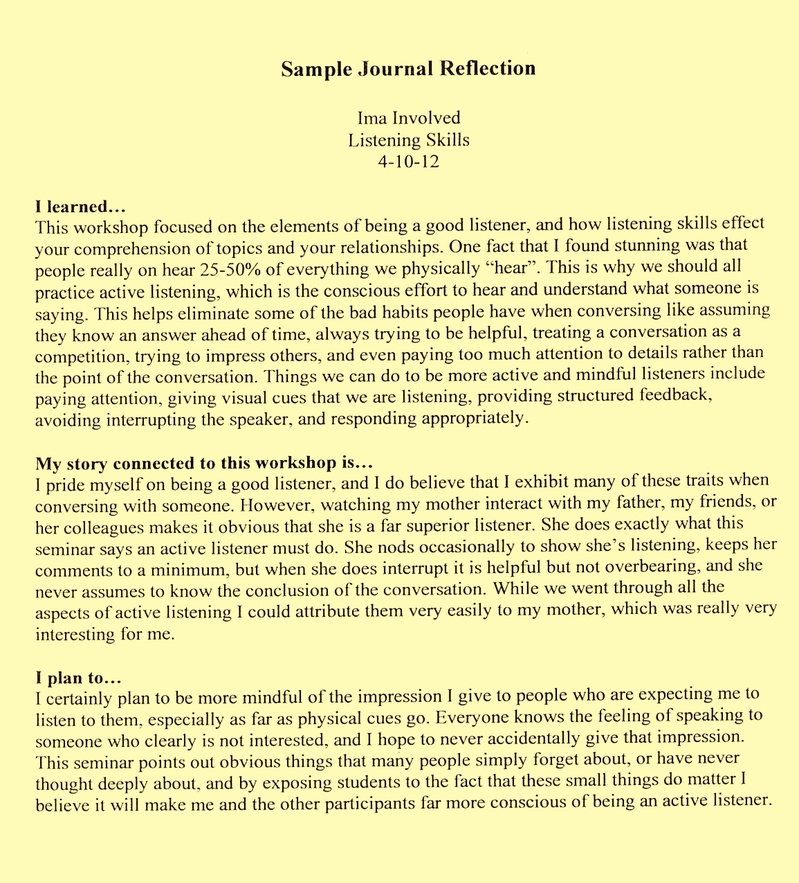
#> input picture test.jpg, 799 x 883 px, shrunk from 2310 x 2550 before the run
$ python tess.py
#> lines starting #> are read from the running program, lines starting #| are printed output that depends on the picture; after the words box and inside, x2 and y2 are one past the last pixel; in counts of white or black regions, pixels touching at a corner belong together
#> further down, img is the input picture: shape (883, 799, 3); mean B, G, R 172, 233.3, 237
import cv2
import numpy as np
import pytesseract

# get grayscale image
def get_grayscale(image):
    return cv2.cvtColor(image, cv2.COLOR_BGR2GRAY)
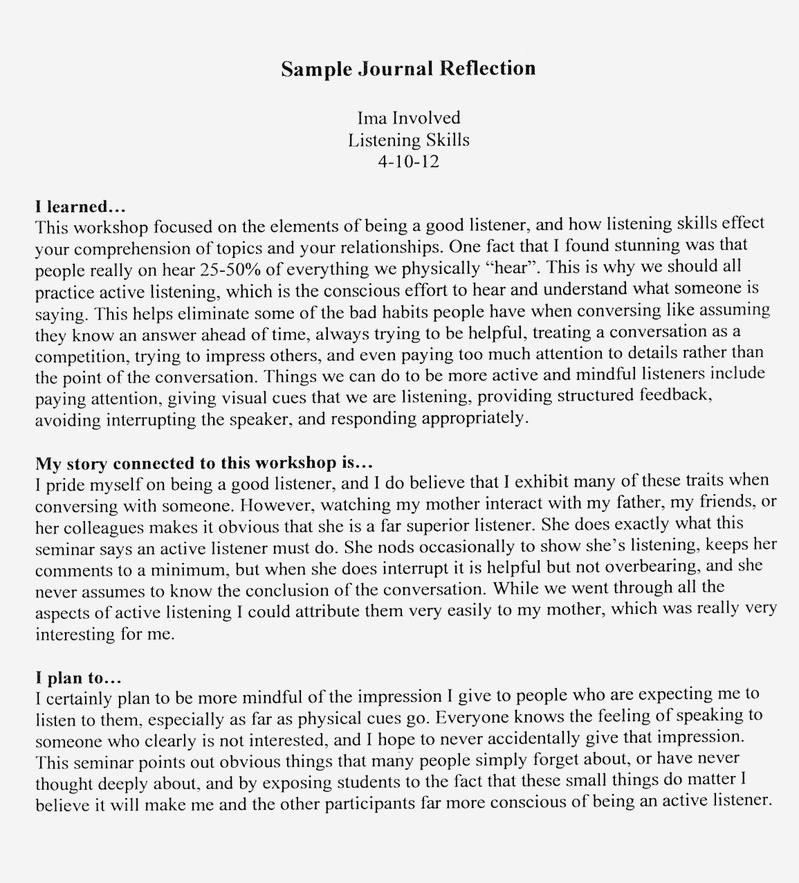
#> returned value: shape (883, 799); min 2, max 253, mean 227.3

# noise removal
def remove_noise(image):
    return cv2.medianBlur(image,5)

#thresholding
def thresholding(image):
    return cv2.threshold(image, 0, 255, cv2.THRESH_BINARY + cv2.THRESH_OTSU)[1]
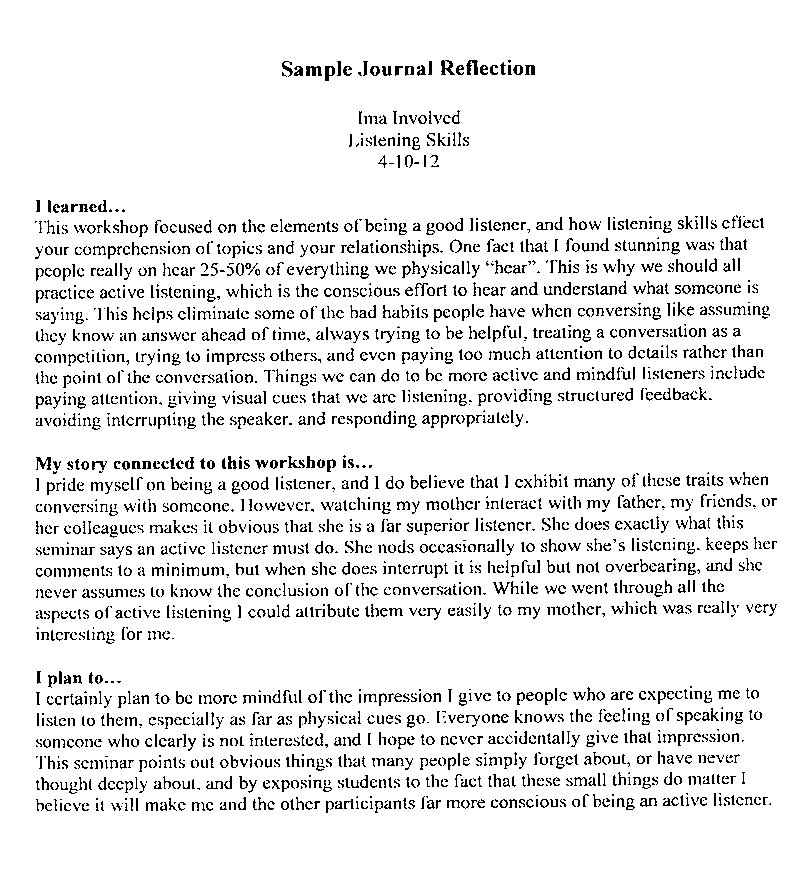
#> returned value: shape (883, 799); 91.6% white; black in thin lines or dots, all inside (x1, y1, x2, y2) = (35, 60, 777, 813)

#dilation
def dilate(image):
    kernel = np.ones((5,5),np.uint8)
    return cv2.dilate(image, kernel, iterations = 1)

#erosion
def erode(image):
    kernel = np.ones((5,5),np.uint8)
    return cv2.erode(image, kernel, iterations = 1)

#opening - erosion followed by dilation
def opening(image):
    kernel = np.ones((5,5),np.uint8)
    return cv2.morphologyEx(image, cv2.MORPH_OPEN, kernel)
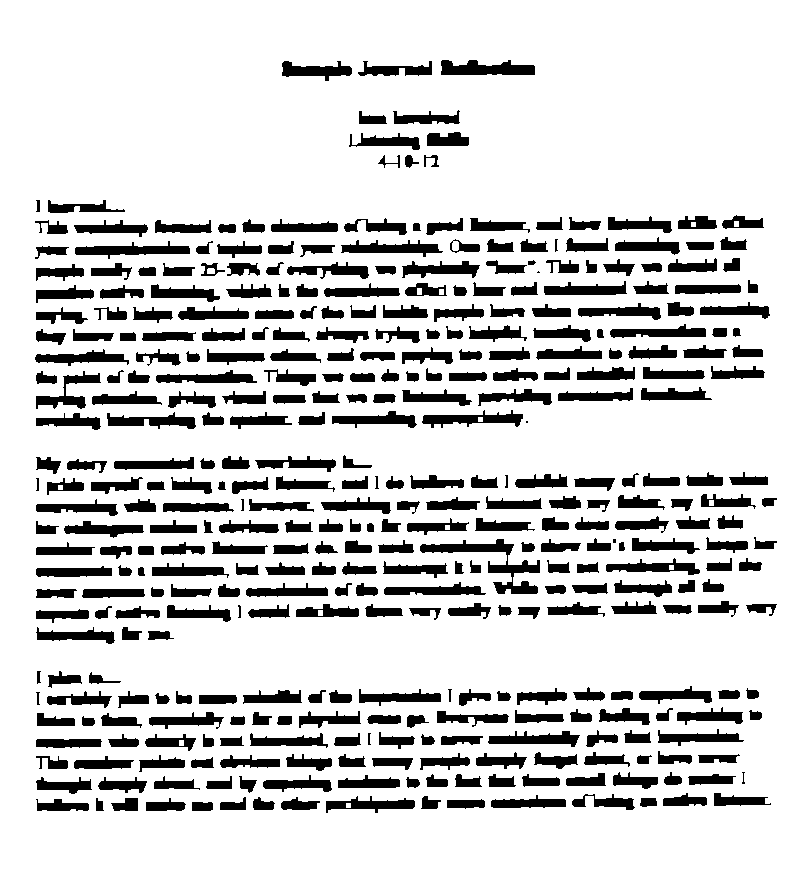
#> returned value: shape (883, 799); 81.9% white; 388 black regions (4 under 20 px), largest, box (x1, y1, x2, y2) and area: (420, 539, 540, 594) 1698, (441, 60, 535, 75) 1048, (75, 241, 190, 259) 980

#canny edge detection
def canny(image):
    return cv2.Canny(image, 100, 200)

#skew correction
def deskew(image):
    coords = np.column_stack(np.where(image > 0))
#> coords = 578028 pairs, first value 0 to 882, second value 0 to 798
    angle = cv2.minAreaRect(coords)[-1]
#> angle = -90
    if angle < -45:
        angle = -(90 + angle)
#> angle = 0
    else:
        angle = -angle
    (h, w) = image.shape[:2]
#> h = 883; w = 799
    center = (w // 2, h // 2)
#> center = (399, 441)
    M = cv2.getRotationMatrix2D(center, angle, 1.0)
#> M = [[1, 0, 0], [0, 1, 0]]
    rotated = cv2.warpAffine(image, M, (w, h), flags=cv2.INTER_CUBIC, borderMode=cv2.BORDER_REPLICATE)
    return rotated

#template matching
def match_template(image, template):
    return cv2.matchTemplate(image, template, cv2.TM_CCOEFF_NORMED)

img = cv2.imread('test.jpg')
gray = get_grayscale(img)
thresh = thresholding(gray)
opening = opening(thresh)
dsk = deskew(opening)


h, w, c = img.shape
#> h = 883; w = 799; c = 3
#> (the run stopped early here; a loop or call above may not have finished)
